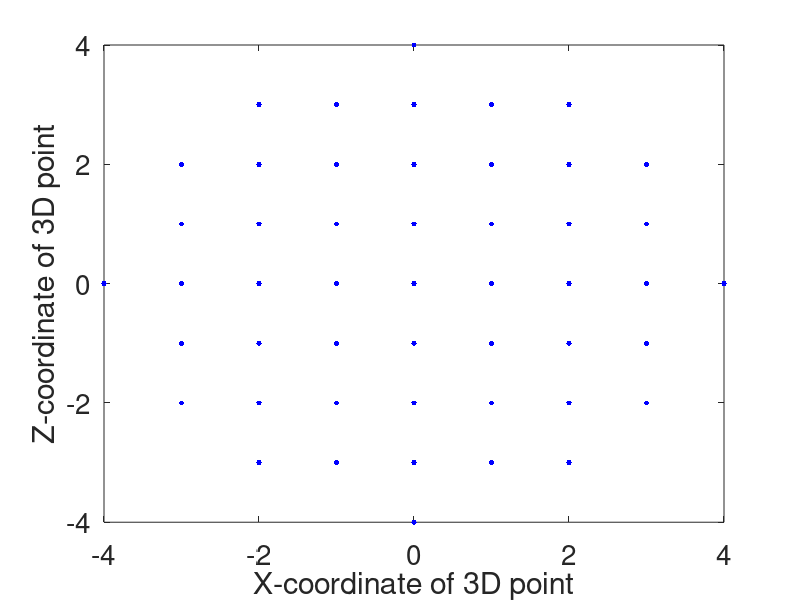
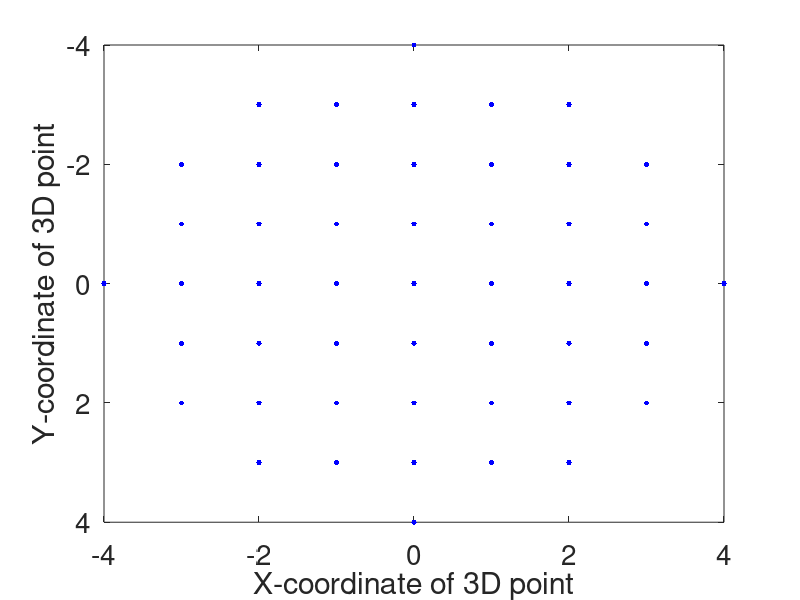
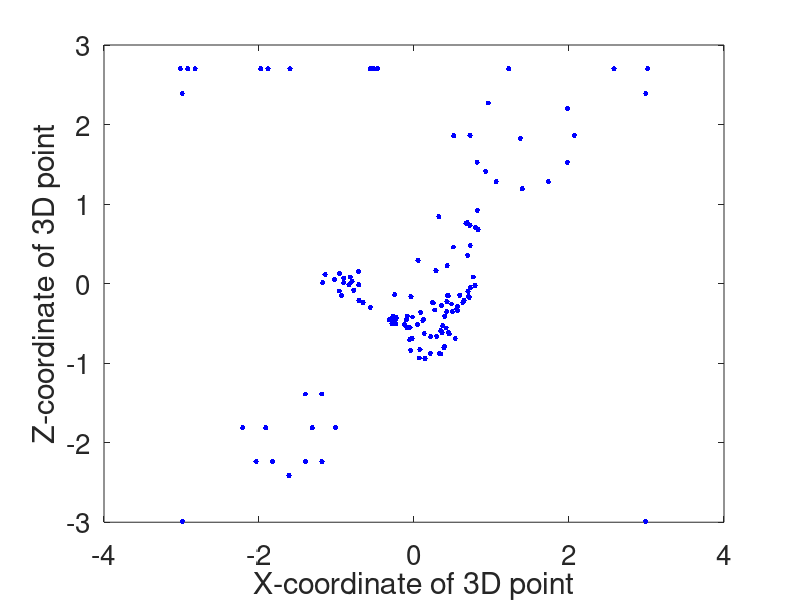
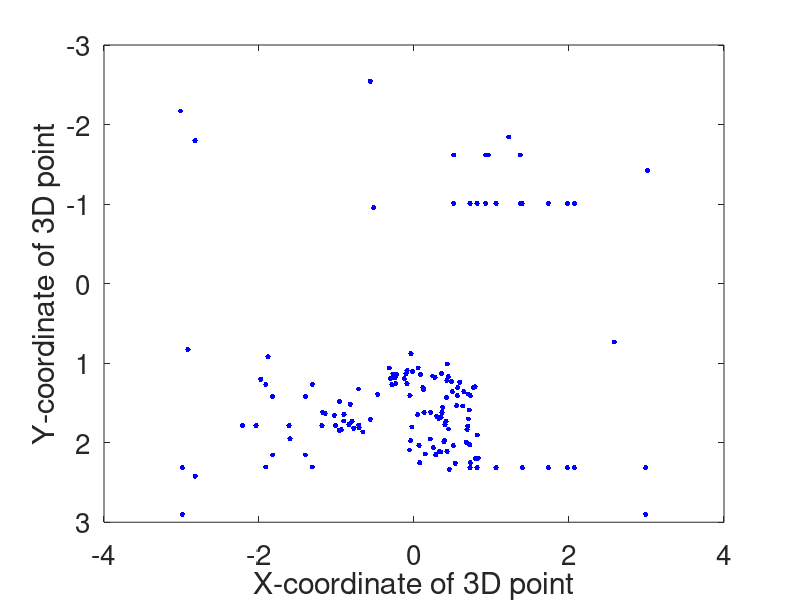

Recreate these plots in MATLAB, in order.
FontSize = 20;


% Finite points (in sphere arrangement)

load finite_3D_points.mat

points_r = 4;
cam_pose_offset = 40.;
max_sideways = 12.;
max_towards = 12.;

points_3D = finite_3D_points * points_r;

figure(1)
plot(points_3D(:, 1), points_3D(:, 3), 'b.', 'MarkerSize',12)
set(gca, 'FontSize', FontSize)
xlabel('X-coordinate of 3D point')
ylabel('Z-coordinate of 3D point')
saveas(gcf, ['figures/points_3D_finite_top.pdf'])
figure(2)
plot(points_3D(:, 1), points_3D(:, 2), 'b.', 'MarkerSize',12)
set(gca, 'FontSize', FontSize)
set(gca, 'YDir', 'reverse')
xlabel('X-coordinate of 3D point')
ylabel('Y-coordinate of 3D point')
saveas(gcf, ['figures/points_3D_finite_front.pdf'])


% Scene points (see "scene_3D_points.blend" file)

load scene_3D_points.mat

points_r = 3;
cam_pose_offset = 40;
max_sideways = 11.;
max_towards = 11.;

points_3D = scene_3D_points * points_r;

figure(3)
plot(points_3D(:, 1), points_3D(:, 3), 'b.', 'MarkerSize',12)
set(gca, 'FontSize', FontSize)
xlabel('X-coordinate of 3D point')
ylabel('Z-coordinate of 3D point')
saveas(gcf, ['figures/points_3D_scene_top.pdf'])
figure(4)
plot(points_3D(:, 1), points_3D(:, 2), 'b.', 'MarkerSize',12)
set(gca, 'FontSize', FontSize)
set(gca, 'YDir', 'reverse')
xlabel('X-coordinate of 3D point')
ylabel('Y-coordinate of 3D point')
saveas(gcf, ['figures/points_3D_scene_front.pdf'])
